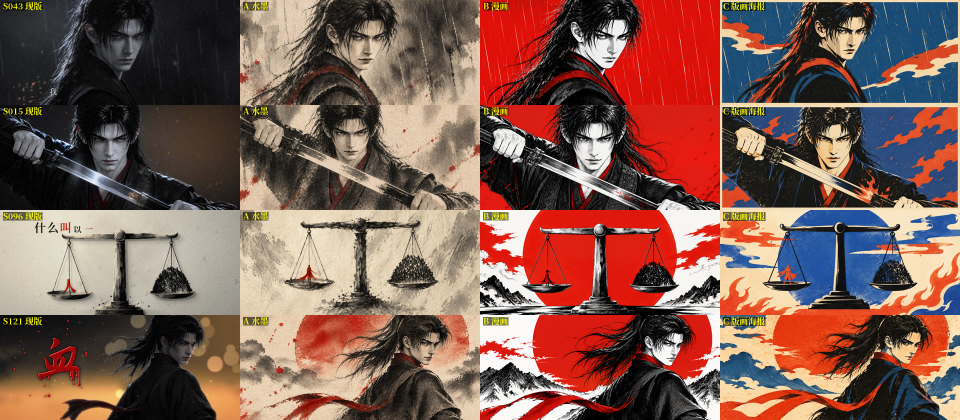
#> input picture crew/round7_styleABC.jpg, 1920 x 840 px, given in place of round7_styleABC.jpg_cut.png, which was not available (shown at 1/2 size)
$ python b_defringe.py ../crew/round7_styleABC.jpg
#> lines starting #> are read from the running program, lines starting #| are printed output that depends on the picture
import sys, numpy as np, cv2
from PIL import Image
for n in sys.argv[1:]:
    cutim=Image.open(n+'_cut.png'); raw=np.asarray(Image.open(n+'_raw.png').convert('RGB').resize(cutim.size, Image.LANCZOS)).astype(np.float32)
#> further down, cutim is the input picture: PIL image 1920x840 RGB; mean R, G, B 127.1, 92.6, 83.2
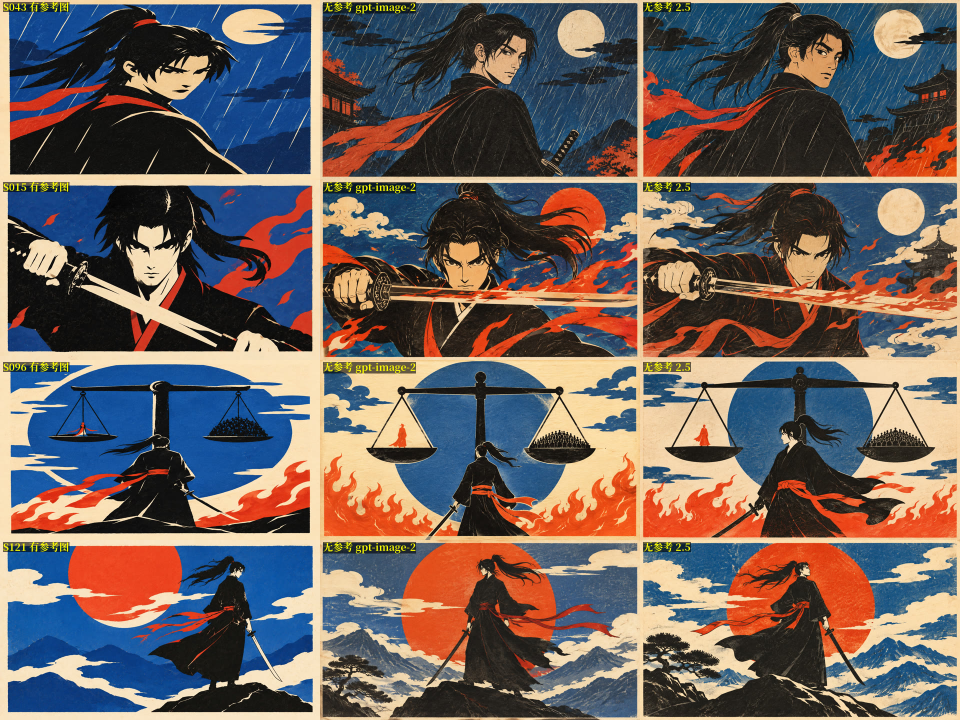
#> input picture crew/round7_styleC_noref.jpg, 1920 x 1440 px, given in place of round7_styleABC.jpg_raw.png, which was not available (shown at 1/2 size)
#> after `raw = np.asarray(Image.open(n + '_raw.png').convert('RGB').resize(cuti`:
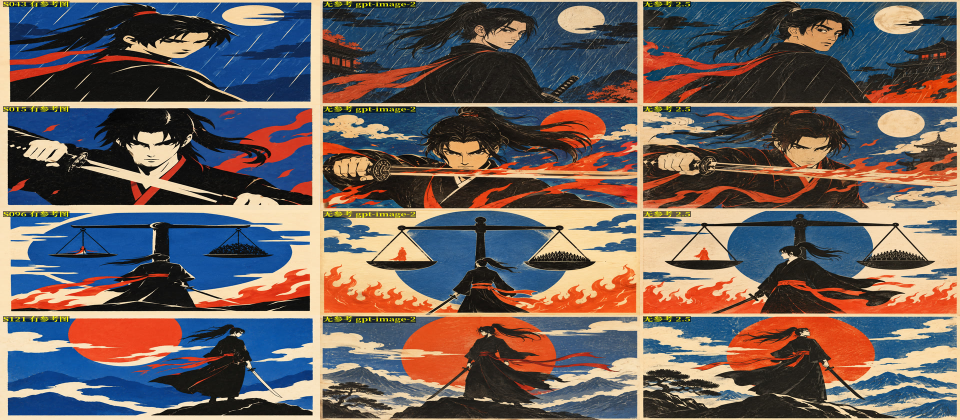
#> raw: shape (840, 1920, 3) float32 (shown at 1/2 size); mean R, G, B 108.9, 96.7, 93.5
    cut=np.asarray(Image.open(n+'_cut.png').convert('RGBA')).astype(np.float32)
    A=cut[...,3]/255; F=cut[...,:3]
#> after `A = cut[..., 3] / 255`: A: shape (840, 1920) float32; every value is 1
    # 背景灰估计：raw 四角中值
    h,w=A.shape; c=np.concatenate([raw[:40,:40].reshape(-1,3),raw[:40,-40:].reshape(-1,3),raw[-40:,:40].reshape(-1,3),raw[-40:,-40:].reshape(-1,3)])
#> after `h, w = A.shape`: h = 840; w = 1920
    bg=np.median(c,0)
#> bg = [57, 90, 132]
    d=np.abs(raw-bg).max(-1)
    flat=(d<10).astype(np.uint8)
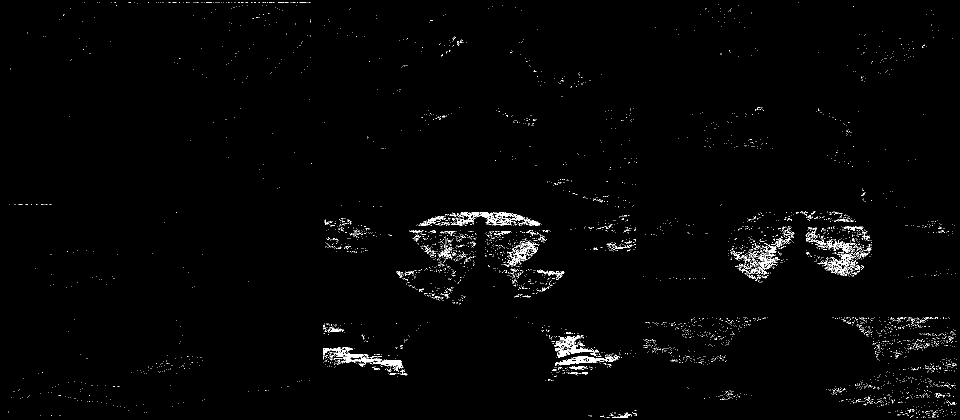
#> flat: shape (840, 1920) (shown at 1/2 size); values 0 (black) and 1 (white), 1.3% white in thin lines or dots
    # 只去掉与边界连通的大片灰
    num,lab,st,_=cv2.connectedComponentsWithStats(flat,8)
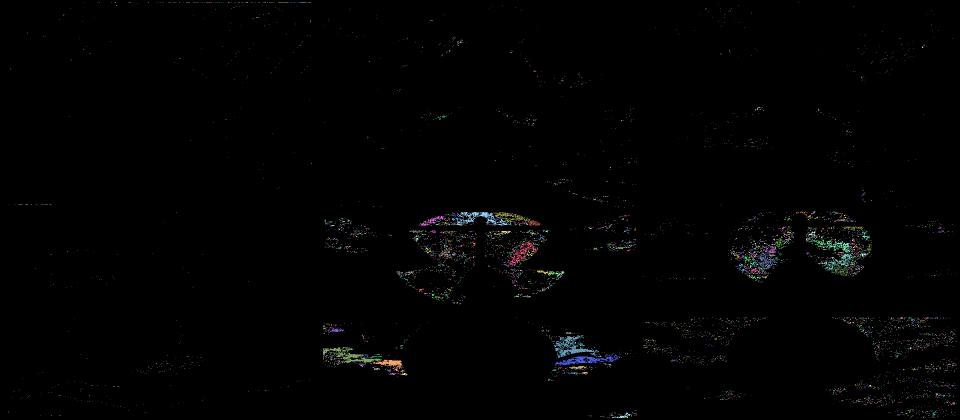
#> lab: shape (840, 1920) int32 (shown at 1/2 size); 4487 distinct labels, from 0 to 4486; one colour per label, 0 black
#> num = 4487
    kill=np.zeros_like(flat)
    for i in range(1,num):
        if st[i,4]>9000: kill[lab==i]=1
#> kill: shape (840, 1920); every value is 0
    A=A*(1-cv2.GaussianBlur(kill.astype(np.float32),(0,0),2))
    # 外圈「近灰」像素（发丝间残留的背景灰）按与背景色差降 alpha
    core=cv2.erode((A>0.9).astype(np.uint8),np.ones((3,3),np.uint8))
#> core: shape (840, 1920); every value is 1
    dist=cv2.distanceTransform(1-core,cv2.DIST_L2,5)
#> dist: shape (840, 1920) float32; every value is 0
    lumraw=raw.mean(-1); lumbg=bg.mean()
#> after `lumraw = raw.mean(-1)`:
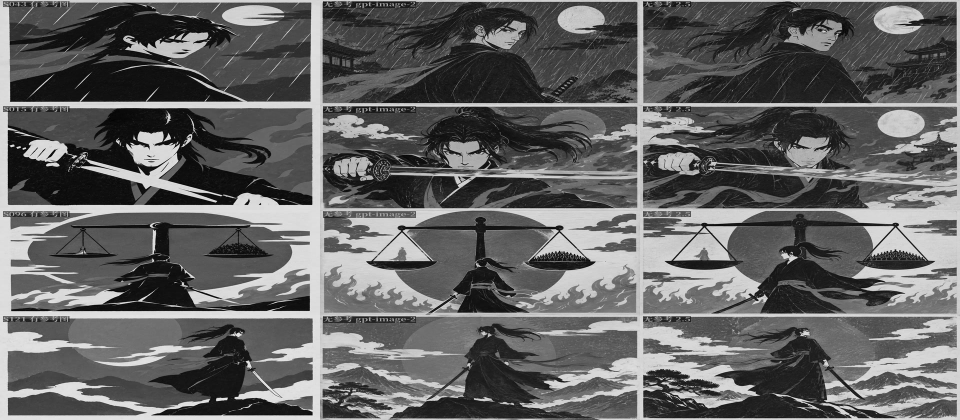
#> lumraw: shape (840, 1920) float32 (shown at 1/2 size); min 0, max 247, mean 99.7
#> after `lumbg = bg.mean()`: lumbg = 93
    greyish=np.clip((d-8)/26,0,1)
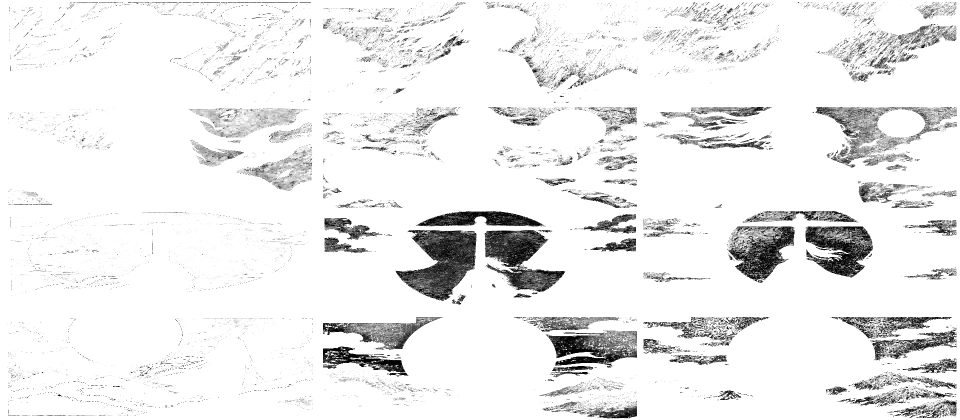
#> greyish: shape (840, 1920) float32 (shown at 1/2 size); min 0, max 1, mean 0.925
    band=np.clip(dist/6,0,1)
    A=A*(1-band*(1-greyish))
    # 内部大块近灰（被包住的背景洞）
    hole=((d<9)&(A>0.5)).astype(np.uint8)
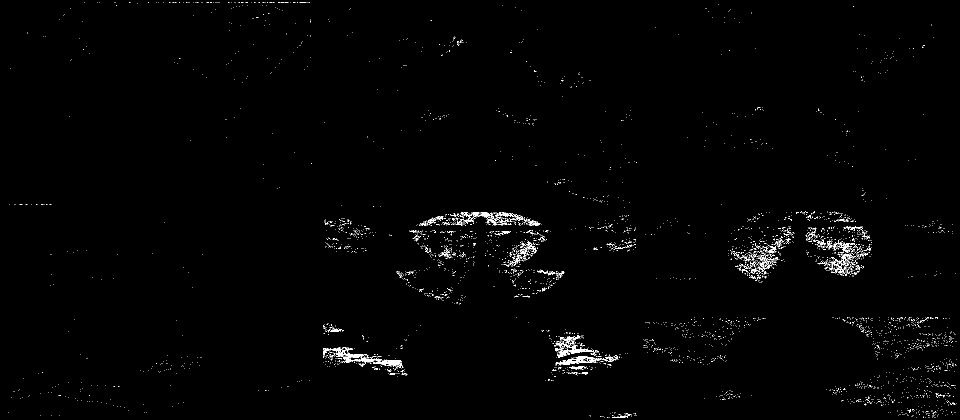
#> hole: shape (840, 1920) (shown at 1/2 size); values 0 (black) and 1 (white), 0.94% white in thin lines or dots
    num,lab,st,_=cv2.connectedComponentsWithStats(hole,8)
#> lab: shape (840, 1920) int32; 3881 distinct labels, from 0 to 3880
#> num = 3881
    for i in range(1,num):
        if st[i,4]>400 and n.startswith("tsh"): A[lab==i]=0
    # 半透明边：反预乘去灰（F = (raw - (1-a)*bg)/a）
    a=np.clip(A,1e-3,1)[...,None]
    Fd=np.clip((raw-(1-a)*bg)/a,0,255)
    edge=(A>0.02)&(A<0.97)
    F=np.where(edge[...,None],Fd,F)
    # 边缘环带再压暗一点（去亮边）
    er=cv2.erode((A>0.5).astype(np.uint8),np.ones((7,7),np.uint8))
    ring=((A>0.02)&(er==0)).astype(np.float32)
    F=F*(1-0.35*ring[...,None])
    out=np.dstack([F,A*255]).astype(np.uint8)
    Image.fromarray(out,'RGBA').save(n+'_cutd.png'); print(n,bg)
#| ../crew/round7_styleABC.jpg [ 57.  90. 132.]
